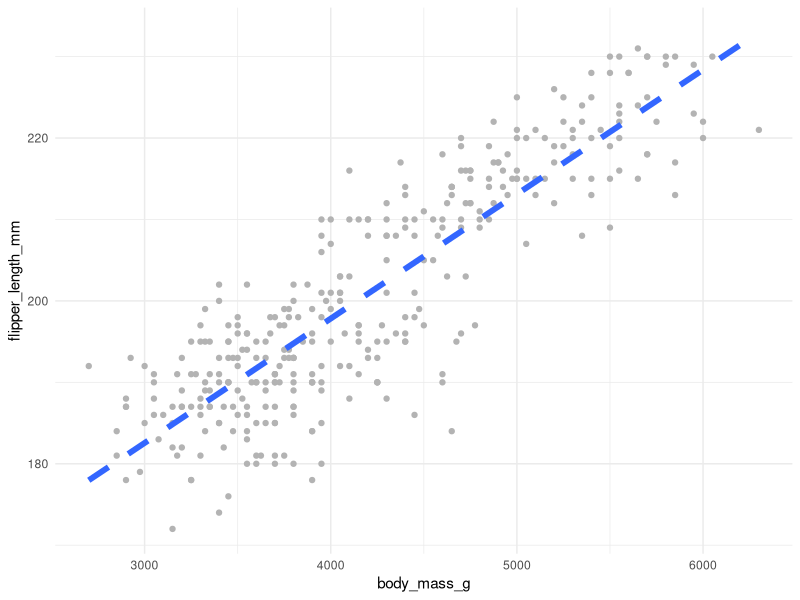
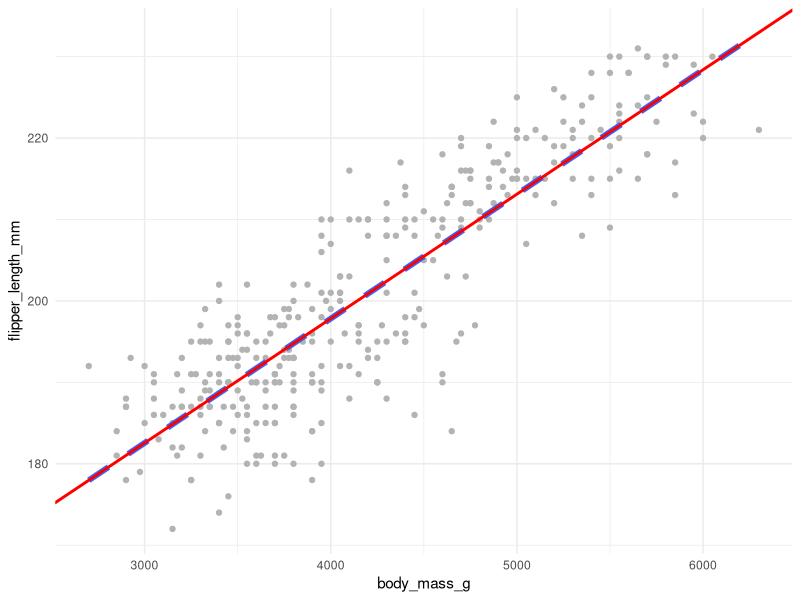

Here is the R script that generated these plots, in order:
# File Name: 	  	  regression.R
# File Purpose:  	  Regression
# Author: 	    	  Nicholas Bell (nicholasbell@gwu.edu)
# Date Created:     2024-11-11

# Load packages
library(tidyverse)
library(palmerpenguins)

# Set options
options(tibble.width = Inf, scipen = 999)

# Load data
data(penguins)

#####################################################
## Prove that regression is just the best fit line ##
#####################################################

# What is the relationship between flipper length and body mass?
ggplot(penguins, aes(x = body_mass_g, y = flipper_length_mm)) +
  geom_point(color = "gray70") +
  geom_smooth(method = "lm", se = F, linetype = "dashed", linewidth = 2) +
  theme_minimal()

reg <- lm(flipper_length_mm ~ body_mass_g, data = penguins)
summary(reg)

ggplot(penguins, aes(x = body_mass_g, y = flipper_length_mm)) +
  geom_point(color = "gray70") +
  geom_smooth(method = "lm", se = F, linetype = "dashed", linewidth = 2) +
  geom_abline(aes(intercept = reg$coefficients["(Intercept)"],
                  slope = reg$coefficients["body_mass_g"]),
              color = "red",
              linewidth = 1) +
  theme_minimal()

##############################
## Simple Linear Regression ##
##############################

desante <- read_csv("scripts/regression/desante2013_modified.csv")

reg2 <- lm(allocation ~ income_1000s, data = desante)
summary(reg2)

################################
## Multiple Linear Regression ##
################################

reg3 <- lm(allocation ~ race + work_ethic + age + gender + pid + income_1000s, data = desante)
summary(reg3)

# Let's look at the error
desante$prediction <- predict(reg3, desante)
desante$error <- desante$allocation-desante$prediction
desante |>
  select(allocation, prediction, error, race, work_ethic, pid, age, gender, income_1000s) |>
  slice_max(abs(error), n = 10)
